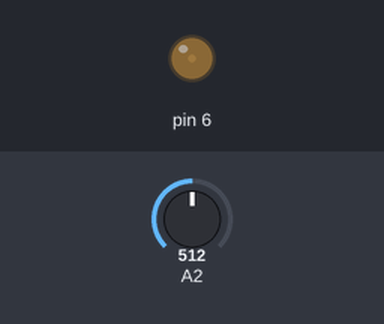
Bench run of a sketch on a simulated Arduino Uno, built with avr-gcc and run on an emulated ATmega328P. Parts: output pins drawn as LEDs (lit = HIGH). The inputs (shaded band) are chosen by the test bench; at power-on: A2 = 512.

Above: at 1.2 s.
1.3 s: A2 set to 900
At 1.8 s:
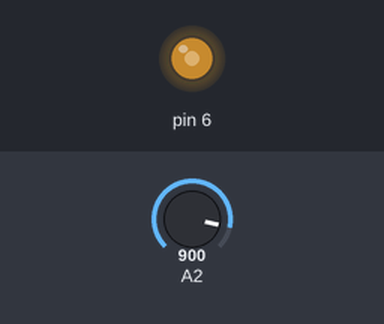
2.8 s: A2 set to 1023
At 4.0 s:
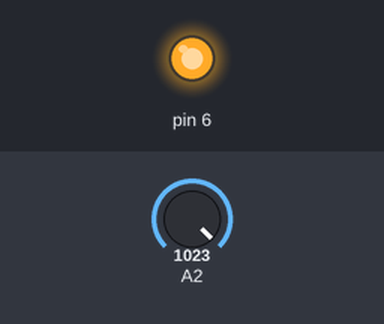
4.3 s: A2 set to 122
At 5.3 s:
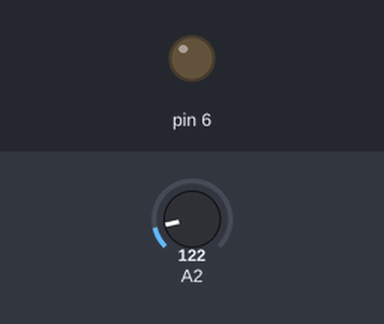
Timing chart, 0 to 7.3 s (numbered marks = the images above; inputs shaded):
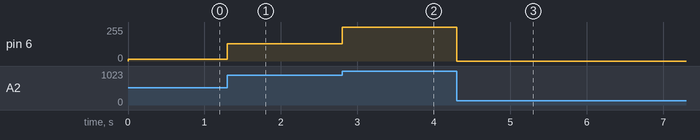

Measured:
- after the input at 1.3 s, pin 6: 15/255 → 130/255 at once
- after the input at 2.8 s, pin 6: 130/255 → 255/255 at once
- after the input at 4.3 s, pin 6: 255/255 → 0/255 at once

The sketch:

PWM.ino
```cpp
void setup() {

pinMode(6,OUTPUT);

}
double pot=0;
double starke=0;
void loop() {

pot=analogRead(A2);
starke=exp(((100/1023.0)*pot)/(100/log(256)))-1;
analogWrite(6,starke);


}
```
